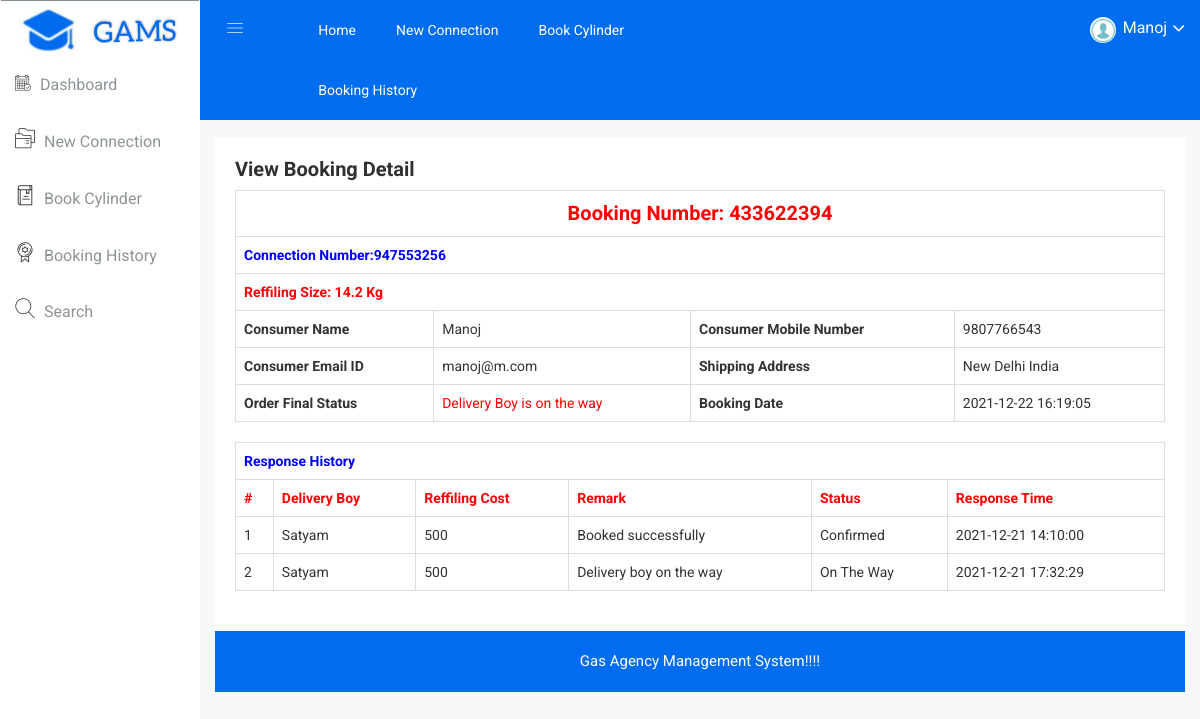
Page /gams/customer/view-booking-history.php?viewid=8&&bookid=433622394 (signed in) on the committed database.
### tables this page shows
CREATE TABLE `tbluser` (
  `ID` int(10) NOT NULL,
  `FullName` varchar(200) DEFAULT NULL,
  `MobileNumber` bigint(10) DEFAULT NULL,
  `Email` varchar(200) DEFAULT NULL,
  `Password` varchar(200) DEFAULT NULL,
  `RegDate` timestamp NULL DEFAULT current_timestamp()
);

CREATE TABLE `tblbooking` (
  `ID` int(10) NOT NULL,
  `UserID` int(5) NOT NULL,
  `ConnectionNumber` varchar(200) DEFAULT NULL,
  `BookingNumber` varchar(200) DEFAULT NULL,
  `RefillCylinder` varchar(120) DEFAULT NULL,
  `BookingDate` timestamp NULL DEFAULT current_timestamp(),
  `Remark` varchar(50) DEFAULT NULL,
  `Status` varchar(50) DEFAULT NULL,
  `RefflingCost` int(10) NOT NULL,
  `DeliveryBoy` varchar(200) NOT NULL,
  `UpdationDate` timestamp NULL DEFAULT NULL ON UPDATE current_timestamp()
);

CREATE TABLE `tblconnection` (
  `ID` int(10) NOT NULL,
  `UserID` int(10) DEFAULT NULL,
  `ConnectionNumber` varchar(50) DEFAULT NULL,
  `Name` varchar(200) DEFAULT NULL,
  `Email` varchar(200) DEFAULT NULL,
  `MobileNumber` bigint(10) DEFAULT NULL,
  `Gender` varchar(50) DEFAULT NULL,
  `DOB` varchar(120) DEFAULT NULL,
  `Nationality` varchar(100) DEFAULT NULL,
  `MaritalStatus` varchar(120) DEFAULT NULL,
  `Address` mediumtext DEFAULT NULL,
  `SelectRelated` varchar(100) DEFAULT NULL,
  `FirstName` varchar(100) DEFAULT NULL,
  `LastName` varchar(100) DEFAULT NULL,
  `SORFAddress` mediumtext DEFAULT NULL,
  `Citytownvillage` varchar(200) DEFAULT NULL,
  `ZipCode` int(10) DEFAULT NULL,
  `Documents` varchar(200) DEFAULT NULL,
  `AppliedDate` timestamp NULL DEFAULT current_timestamp(),
  `Remark` varchar(200) DEFAULT NULL,
  `Status` varchar(120) DEFAULT NULL,
  `ConnectionCharge` int(10) NOT NULL,
  `UpdationDate` timestamp NULL DEFAULT NULL ON UPDATE current_timestamp()
);

CREATE TABLE `tbltracking` (
  `ID` int(10) NOT NULL,
  `BookingNumber` varchar(200) DEFAULT NULL,
  `Remark` varchar(120) DEFAULT NULL,
  `Status` varchar(120) DEFAULT NULL,
  `UpdationDate` timestamp NULL DEFAULT current_timestamp()
);

### gams/customer/view-booking-history.php (the view, shortened to what this page needs)
<?php
include('includes/dbconnection.php');
if (strlen($_SESSION['ogbsuid']==0)) {
  header('location:logout.php');
  } else{
  ?>
<!doctype html>
<html class="no-js" lang="en">
<head>
    <link rel="stylesheet" href="css/bootstrap.min.css">
    <link rel="stylesheet" href="css/font-awesome.min.css">
    <link rel="stylesheet" href="css/owl.carousel.css">
    <link rel="stylesheet" href="css/owl.theme.css">
    <link rel="stylesheet" href="css/owl.transitions.css">
    <link rel="stylesheet" href="css/animate.css">
    <link rel="stylesheet" href="css/normalize.css">
    <link rel="stylesheet" href="css/meanmenu.min.css">
    <link rel="stylesheet" href="css/main.css">
    <link rel="stylesheet" href="css/educate-custon-icon.css">
    <link rel="stylesheet" href="css/morrisjs/morris.css">
    <link rel="stylesheet" href="css/scrollbar/jquery.mCustomScrollbar.min.css">
    <link rel="stylesheet" href="css/metisMenu/metisMenu.min.css">
    <link rel="stylesheet" href="css/metisMenu/metisMenu-vertical.css">
    <link rel="stylesheet" href="css/calendar/fullcalendar.min.css">
    <link rel="stylesheet" href="css/calendar/fullcalendar.print.min.css">
    <link rel="stylesheet" href="css/modals.css">
    <link rel="stylesheet" href="css/form/all-type-forms.css">
    <link rel="stylesheet" href="style.css">
    <link rel="stylesheet" href="css/responsive.css">
</head>
<body>
  <?php include_once('includes/sidebar.php');?>
   <?php include_once('includes/header.php');?>
            <div class="breadcome-area">
                <div class="container-fluid">
                    <div class="row">
                        <div class="col-lg-12 col-md-12 col-sm-12 col-xs-12">
                            <div class="breadcome-list single-page-breadcome">
                                <div class="row">
                                    <div class="col-lg-12 col-md-6 col-sm-6 col-xs-12">
                                        <ul class="breadcome-menu">
                                            <li><a href="dashboard.php">Home</a> <span class="bread-slash">/</span>
                                            </li>
                                            <li><span class="bread-blod">View Booking Detail</span>
                                            </li>
                                        </ul>
                                    </div>
                                </div>
                            </div>
                        </div>
                    </div>
                </div>
            </div>
        </div>
        <div class="basic-form-area mg-b-15">
            <div class="container-fluid">
                <div class="row">
                    <div class="col-lg-12 col-md-12 col-sm-12 col-xs-12">
                        <div class="sparkline12-list">
                            <div class="sparkline12-hd">
                                <div class="main-sparkline12-hd">
                                    <h1>View Booking Detail</h1>
                                </div>
                            </div>
                            <div class="sparkline12-graph">
                                <div class="basic-login-form-ad">
                                    <div class="row">
                                        <div class="col-lg-12 col-md-12 col-sm-12 col-xs-12">
                                            <div class="all-form-element-inner">
                                                <?php
$vid=$_GET['viewid'];
$sql="SELECT tblconnection.Name,tblconnection.MobileNumber,tblconnection.Email,tblconnection.Address,tblbooking.ConnectionNumber,tblbooking.BookingNumber,tblbooking.Status,tblbooking.RefillCylinder,tblbooking.BookingDate,tblbooking.Remark,tblbooking.RefflingCost,tblbooking.DeliveryBoy from tblbooking join tblconnection on tblbooking.ConnectionNumber=tblconnection.ConnectionNumber where tblbooking.ID=:vid";
$query = $dbh -> prepare($sql);
$query->bindParam(':vid',$vid,PDO::PARAM_STR);
$query->execute();
$results=$query->fetchAll(PDO::FETCH_OBJ);
if($query->rowCount() > 0)
{
foreach($results as $row)
{               ?>
<table class="table table-bordered" id="dataTable" width="100%" cellspacing="0">
<tr>
  <th colspan="4" style="color: red;font-weight: bold;text-align: center;font-size: 20px"> Booking Number: <?php echo $row->BookingNumber;?></th>
</tr>
<tr>
  <th colspan="4" style="color: blue">Connection Number:<?php echo $row->ConnectionNumber;?></th>
</tr>
<tr>
  <th colspan="4" style="color: red"> Reffiling Size: <?php echo $row->RefillCylinder;?></th>
</tr>
<tr>
  <th>Consumer Name</th>
  <td><?php echo $row->Name;?></td>
  <th> Consumer Mobile Number</th>
  <td><?php echo $row->MobileNumber;?></td>
</tr>
<tr>
  <th>Consumer Email ID</th>
  <td><?php echo $row->Email;?></td>
   <th>Shipping Address</th>
  <td><?php echo $row->Address;?></td>
</tr>
<tr>
     <th>Order Final Status</th>
    <td style="color: red"> <?php  $status=$row->Status;
if($row->Status=="On The Way")
{
  echo "Delivery Boy is on the way";
}
     ;?></td>
     <th>Booking Date</th>
  <td><?php echo $row->BookingDate;?></td>
</tr>
</table>
<?php }}?>
<?php
$bookid=$_GET['bookid'];
if($status!=''){
$ret="select tbltracking.BookingNumber,tbltracking.Remark,tbltracking.Status,tbltracking.UpdationDate,tblbooking.RefflingCost,tblbooking.DeliveryBoy from tbltracking join tblbooking on tblbooking.BookingNumber=tbltracking.BookingNumber where tbltracking.BookingNumber=:bookid";
$query = $dbh -> prepare($ret);
$query-> bindParam(':bookid', $bookid, PDO::PARAM_STR);
$query->execute();
$results=$query->fetchAll(PDO::FETCH_OBJ);
$cnt=1;
 ?>
<table id="datatable" class="table table-bordered dt-responsive nowrap" style="border-collapse: collapse; border-spacing: 0; width: 100%;">
  <tr align="center">
   <th colspan="6" style="color: blue">Response History</th>
  </tr>
  <tr style="color: red">
    <th>#</th>
<th>Delivery Boy</th>
<th>Reffiling Cost</th>
<th>Remark</th>
<th>Status</th>
<th>Response Time</th>
</tr>
<?php
if($query->rowCount() > 0)
{
foreach($results as $row)
{               ?>
<tr>
  <td><?php echo $cnt;?></td>
 <td><?php  echo $row->DeliveryBoy;?></td>
 <td><?php  echo $row->RefflingCost;?></td>
  <td><?php  echo $row->Remark;?></td>
  <td><?php  echo $status1=$row->Status;?></td>
   <td><?php  echo $row->UpdationDate;?></td>
</tr>
<?php $cnt=$cnt+1;}} }?>
</table>
                            </div>
                        </div>
                    </div>
                </div>
            </div>
        </div>
      <?php include_once('includes/footer.php');?>
    </div>
</body>
</html><?php }  ?>

### gams/customer/includes/header.php (shortened to what this page needs)
   <div class="all-content-wrapper">
        <div class="container-fluid">
            <div class="row">
                <div class="col-lg-12 col-md-12 col-sm-12 col-xs-12">
                    <div class="logo-pro">
                    </div>
                </div>
            </div>
        </div>
        <div class="header-advance-area">
            <div class="header-top-area">
                <div class="container-fluid">
                    <div class="row">
                        <div class="col-lg-12 col-md-12 col-sm-12 col-xs-12">
                            <div class="header-top-wraper">
                                <div class="row">
                                    <div class="col-lg-1 col-md-0 col-sm-1 col-xs-12">
                                        <div class="menu-switcher-pro">
                                            <button type="button" id="sidebarCollapse" class="btn bar-button-pro header-drl-controller-btn btn-info navbar-btn">
                                                    <i class="educate-icon educate-nav"></i>
                                                </button>
                                        </div>
                                    </div>
                                    <div class="col-lg-6 col-md-7 col-sm-6 col-xs-12">
                                        <div class="header-top-menu tabl-d-n">
                                            <ul class="nav navbar-nav mai-top-nav">
                                                <li class="nav-item"><a href="dashboard.php" class="nav-link">Home</a>
                                                </li>
                                                <li class="nav-item"><a href="new-connection.php" class="nav-link">New Connection</a>
                                                </li>
                                                <li class="nav-item"><a href="book-cylinder.php" class="nav-link">Book Cylinder</a>
                                                </li>
                                                <li class="nav-item"><a href="booking-history.php" class="nav-link">Booking History</a>
                                                </li>
                                            </ul>
                                        </div>
                                    </div>
                                    <div class="col-lg-5 col-md-5 col-sm-12 col-xs-12">
                                        <div class="header-right-info">
                                            <ul class="nav navbar-nav mai-top-nav header-right-menu">
                           <?php
$uid=$_SESSION['ogbsuid'];
$sql="SELECT FullName from  tbluser where ID=:uid";
$query = $dbh -> prepare($sql);
$query->bindParam(':uid',$uid,PDO::PARAM_STR);
$query->execute();
$results=$query->fetchAll(PDO::FETCH_OBJ);
$cnt=1;
if($query->rowCount() > 0)
{
foreach($results as $row)
{               ?>
                                                <li class="nav-item">
                                                    <a href="profile.php" data-toggle="dropdown" role="button" aria-expanded="false" class="nav-link dropdown-toggle">
                                                            <img src="img/product/images.png" alt="" />
                                                            <span class="admin-name"><?php  echo $row->FullName;?></span>
                                                            <i class="fa fa-angle-down edu-icon edu-down-arrow"></i><?php $cnt=$cnt+1;}} ?>
                                                        </a>
                                                </li>
                                            </ul>
                                        </div>
                                    </div>
                                </div>
                            </div>
                        </div>
                    </div>
                </div>
            </div>

### gams/customer/css/main.css (style rules this page uses)
html { color: #222; font-size: 1em; line-height: 1.4; }
audio, canvas, iframe, img, svg, video { vertical-align: middle; }

### rows in the picture
tbluser: FullName "Manoj"
tblbooking: BookingNumber "433622394", ConnectionNumber "947553256", RefillCylinder "14.2 Kg", tblconnection.Name "Manoj", tblconnection.MobileNumber "9807766543", tblconnection.Email "manoj@m.com", tblconnection.Address "New Delhi India", shows "Delivery Boy is on the way", BookingDate "2021-12-22 16:19:05"
tbltracking: tblbooking.DeliveryBoy "Satyam", tblbooking.RefflingCost "500", Remark "Booked successfully", Status "Confirmed", UpdationDate "2021-12-21 14:10:00"
tbltracking: tblbooking.DeliveryBoy "Satyam", tblbooking.RefflingCost "500", Remark "Delivery boy on the way", Status "On The Way", UpdationDate "2021-12-21 17:32:29"
